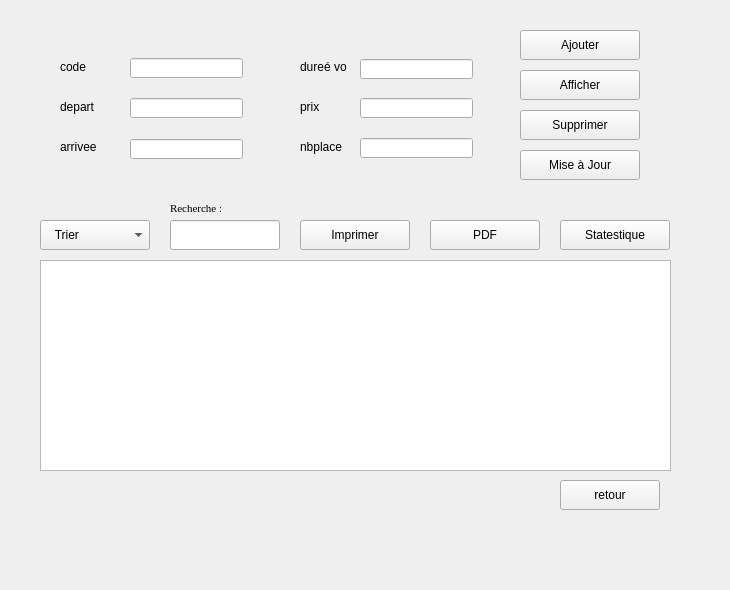
    <widget class="QWidget" name="page_4">
     <widget class="QTableView" name="table_avion">
      <property name="geometry">
       <rect>
        <x>40</x>
        <y>260</y>
        <width>631</width>
        <height>211</height>
       </rect>
      </property>
      <property name="cursor" stdset="0">
       <cursorShape>PointingHandCursor</cursorShape>
      </property>
     </widget>
     <widget class="QPushButton" name="pushButton_miseajouravion">
      <property name="geometry">
       <rect>
        <x>520</x>
        <y>150</y>
        <width>120</width>
        <height>30</height>
       </rect>
      </property>
      <property name="cursor">
       <cursorShape>PointingHandCursor</cursorShape>
      </property>
      <property name="text">
       <string>Mise à Jour</string>
      </property>
     </widget>
     <widget class="QLineEdit" name="lineEdit_departavion">
      <property name="geometry">
       <rect>
        <x>130</x>
        <y>98</y>
        <width>113</width>
        <height>20</height>
       </rect>
      </property>
     </widget>
     <widget class="QPushButton" name="pushButton_PDFavion">
      <property name="geometry">
       <rect>
        <x>430</x>
        <y>220</y>
        <width>110</width>
        <height>30</height>
       </rect>
      </property>
      <property name="cursor">
       <cursorShape>PointingHandCursor</cursorShape>
      </property>
      <property name="text">
       <string>PDF</string>
      </property>
     </widget>
     <widget class="QLineEdit" name="lineEdit_nbplaceavion">
      <property name="geometry">
       <rect>
        <x>360</x>
        <y>138</y>
        <width>113</width>
        <height>20</height>
       </rect>
      </property>
     </widget>
     <widget class="QPushButton" name="pushButton_ajouteravion">
      <property name="geometry">
       <rect>
        <x>520</x>
        <y>30</y>
        <width>120</width>
        <height>30</height>
       </rect>
      </property>
      <property name="cursor">
       <cursorShape>PointingHandCursor</cursorShape>
      </property>
      <property name="text">
       <string>Ajouter</string>
      </property>
     </widget>
     <widget class="QPushButton" name="pushButton_imprimeravion">
      <property name="geometry">
       <rect>
        <x>300</x>
        <y>220</y>
        <width>110</width>
        <height>30</height>
       </rect>
      </property>
      <property name="cursor">
       <cursorShape>PointingHandCursor</cursorShape>
      </property>
      <property name="text">
       <string>Imprimer</string>
      </property>
     </widget>
     <widget class="QLineEdit" name="lineEdit_prixavion">
      <property name="geometry">
       <rect>
        <x>360</x>
        <y>98</y>
        <width>113</width>
        <height>20</height>
       </rect>
      </property>
     </widget>
     <widget class="QLineEdit" name="lineEdit_Rechercheavion">
      <property name="geometry">
       <rect>
        <x>170</x>
        <y>220</y>
        <width>110</width>
        <height>30</height>
       </rect>
      </property>
     </widget>
     <widget class="QLabel" name="label_arrivee">
      <property name="geometry">
       <rect>
        <x>60</x>
        <y>140</y>
        <width>47</width>
        <height>14</height>
       </rect>
      </property>
      <property name="text">
       <string>arrivee</string>
      </property>
     </widget>
     <widget class="QLabel" name="label_nbplace">
      <property name="geometry">
       <rect>
        <x>300</x>
        <y>140</y>
        <width>47</width>
        <height>14</height>
       </rect>
      </property>
      <property name="text">
       <string>nbplace</string>
      </property>
     </widget>
     <widget class="QLabel" name="label_duree">
      <property name="geometry">
       <rect>
        <x>300</x>
        <y>60</y>
        <width>47</width>
        <height>14</height>
       </rect>
      </property>
      <property name="text">
       <string>dureé vol</string>
      </property>
     </widget>
     <widget class="QPushButton" name="pushButton_afficheravion">
      <property name="geometry">
       <rect>
        <x>520</x>
        <y>70</y>
        <width>120</width>
        <height>30</height>
       </rect>
      </property>
      <property name="cursor">
       <cursorShape>PointingHandCursor</cursorShape>
      </property>
      <property name="text">
       <string>Afficher</string>
      </property>
     </widget>
     <widget class="QLabel" name="label_code">
      <property name="geometry">
       <rect>
        <x>60</x>
        <y>60</y>
        <width>47</width>
        <height>14</height>
       </rect>
      </property>
      <property name="text">
       <string>code</string>
      </property>
     </widget>
     <widget class="QLabel" name="label_Recherche_avion">
      <property name="geometry">
       <rect>
        <x>170</x>
        <y>200</y>
        <width>51</width>
        <height>16</height>
       </rect>
      </property>
      <property name="font">
       <font>
        <family>Times New Roman</family>
        <pointsize>8</pointsize>
        <weight>50</weight>
        <italic>false</italic>
        <bold>false</bold>
       </font>
      </property>
      <property name="text">
       <string>Recherche :</string>
      </property>
     </widget>
     <widget class="QLineEdit" name="lineEdit_arriveeavion">
      <property name="geometry">
       <rect>
        <x>130</x>
        <y>139</y>
        <width>113</width>
        <height>20</height>
       </rect>
      </property>
     </widget>
     <widget class="QPushButton" name="pushButton_supprimeravion">
      <property name="geometry">
       <rect>
        <x>520</x>
        <y>110</y>
        <width>120</width>
        <height>30</height>
       </rect>
      </property>
      <property name="cursor">
       <cursorShape>PointingHandCursor</cursorShape>
      </property>
      <property name="text">
       <string>Supprimer</string>
      </property>
     </widget>
     <widget class="QLabel" name="label_photo_avion">
      <property name="geometry">
       <rect>
        <x>10</x>
        <y>-20</y>
        <width>711</width>
        <height>581</height>
       </rect>
      </property>
      <property name="text">
       <string/>
      </property>
      <property name="pixmap">
       <pixmap>photo_Login_Qt.jpg</pixmap>
      </property>
     </widget>
     <widget class="QPushButton" name="pushButton_statestiqueavion">
      <property name="geometry">
       <rect>
        <x>560</x>
        <y>220</y>
        <width>110</width>
        <height>30</height>
       </rect>
      </property>
      <property name="cursor">
       <cursorShape>PointingHandCursor</cursorShape>
      </property>
      <property name="text">
       <string>Statestique</string>
      </property>
     </widget>
     <widget class="QLineEdit" name="lineEdit_dureevolavion">
      <property name="geometry">
       <rect>
        <x>360</x>
        <y>59</y>
        <width>113</width>
        <height>20</height>
       </rect>
      </property>
     </widget>
     <widget class="QLabel" name="label_prix">
      <property name="geometry">
       <rect>
        <x>300</x>
        <y>100</y>
        <width>47</width>
        <height>14</height>
       </rect>
      </property>
      <property name="text">
       <string>prix</string>
      </property>
     </widget>
     <widget class="QLabel" name="label_depart">
      <property name="geometry">
       <rect>
        <x>60</x>
        <y>100</y>
        <width>50</width>
        <height>14</height>
       </rect>
      </property>
      <property name="text">
       <string>depart</string>
      </property>
     </widget>
     <widget class="QComboBox" name="comboBox_trier_avion">
      <property name="geometry">
       <rect>
        <x>40</x>
        <y>220</y>
        <width>110</width>
        <height>30</height>
       </rect>
      </property>
      <property name="cursor">
       <cursorShape>PointingHandCursor</cursorShape>
      </property>
      <item>
       <property name="text">
        <string>   Trier</string>
       </property>
      </item>
      <item>
       <property name="text">
        <string>Tri par Code</string>
       </property>
      </item>
      <item>
       <property name="text">
        <string>Tri par nbplace</string>
       </property>
      </item>
      <item>
       <property name="text">
        <string>Tri par Prix</string>
       </property>
      </item>
     </widget>
     <widget class="QLineEdit" name="lineEdit_codeavion">
      <property name="geometry">
       <rect>
        <x>130</x>
        <y>58</y>
        <width>113</width>
        <height>20</height>
       </rect>
      </property>
      <property name="text">
       <string/>
      </property>
      <property name="echoMode">
       <enum>QLineEdit::Normal</enum>
      </property>
     </widget>
     <widget class="QPushButton" name="pushButton_retour_avion">
      <property name="geometry">
       <rect>
        <x>560</x>
        <y>480</y>
        <width>100</width>
        <height>30</height>
       </rect>
      </property>
      <property name="cursor">
       <cursorShape>PointingHandCursor</cursorShape>
      </property>
      <property name="text">
       <string>retour</string>
      </property>
     </widget>
     <zorder>label_photo_avion</zorder>
     <zorder>table_avion</zorder>
     <zorder>pushButton_miseajouravion</zorder>
     <zorder>lineEdit_departavion</zorder>
     <zorder>pushButton_PDFavion</zorder>
     <zorder>lineEdit_nbplaceavion</zorder>
     <zorder>pushButton_ajouteravion</zorder>
     <zorder>pushButton_imprimeravion</zorder>
     <zorder>lineEdit_prixavion</zorder>
     <zorder>lineEdit_Rechercheavion</zorder>
     <zorder>label_arrivee</zorder>
     <zorder>label_nbplace</zorder>
     <zorder>label_duree</zorder>
     <zorder>pushButton_afficheravion</zorder>
     <zorder>label_code</zorder>
     <zorder>label_Recherche_avion</zorder>
     <zorder>lineEdit_arriveeavion</zorder>
     <zorder>pushButton_supprimeravion</zorder>
     <zorder>pushButton_statestiqueavion</zorder>
     <zorder>lineEdit_dureevolavion</zorder>
     <zorder>label_prix</zorder>
     <zorder>label_depart</zorder>
     <zorder>comboBox_trier_avion</zorder>
     <zorder>lineEdit_codeavion</zorder>
     <zorder>pushButton_retour_avion</zorder>
    </widget>
